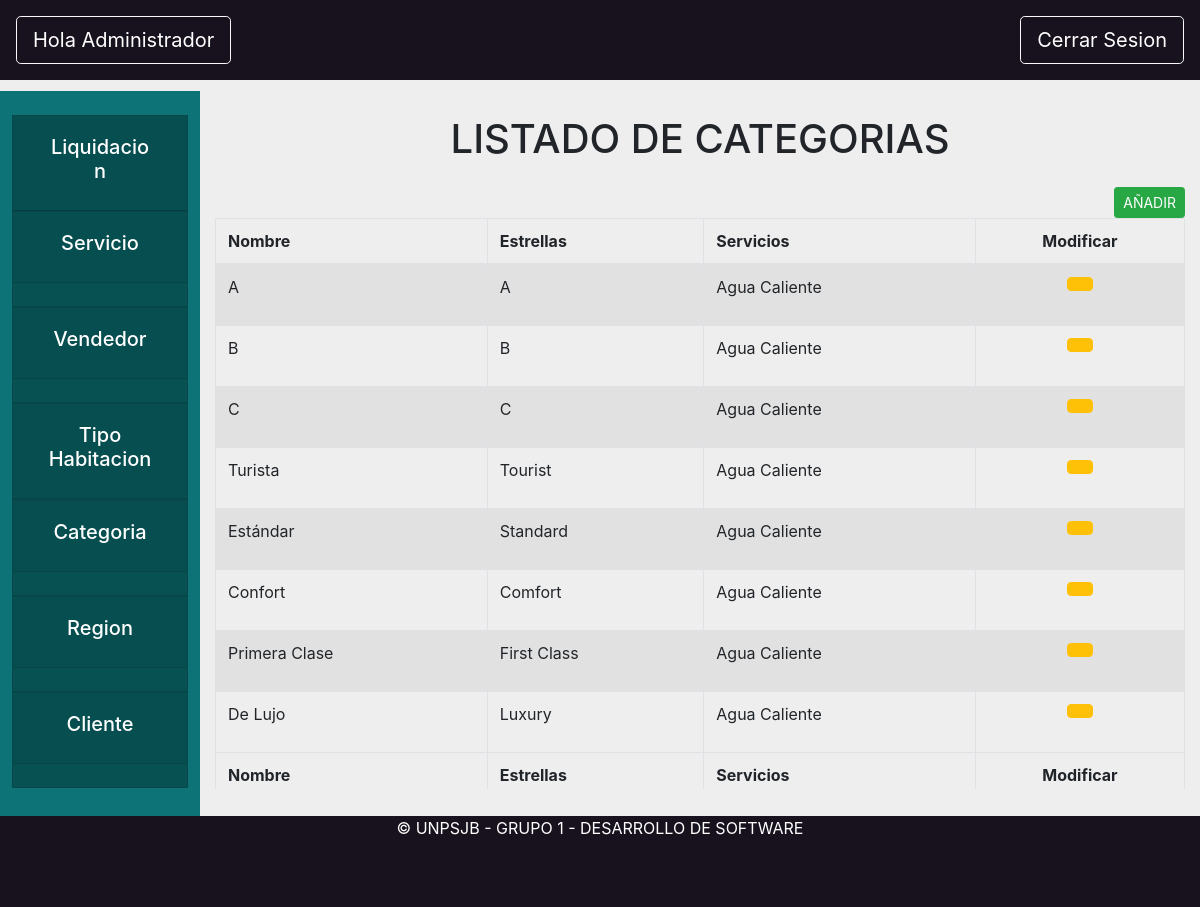
Page /core/categoria on the earlier database version.
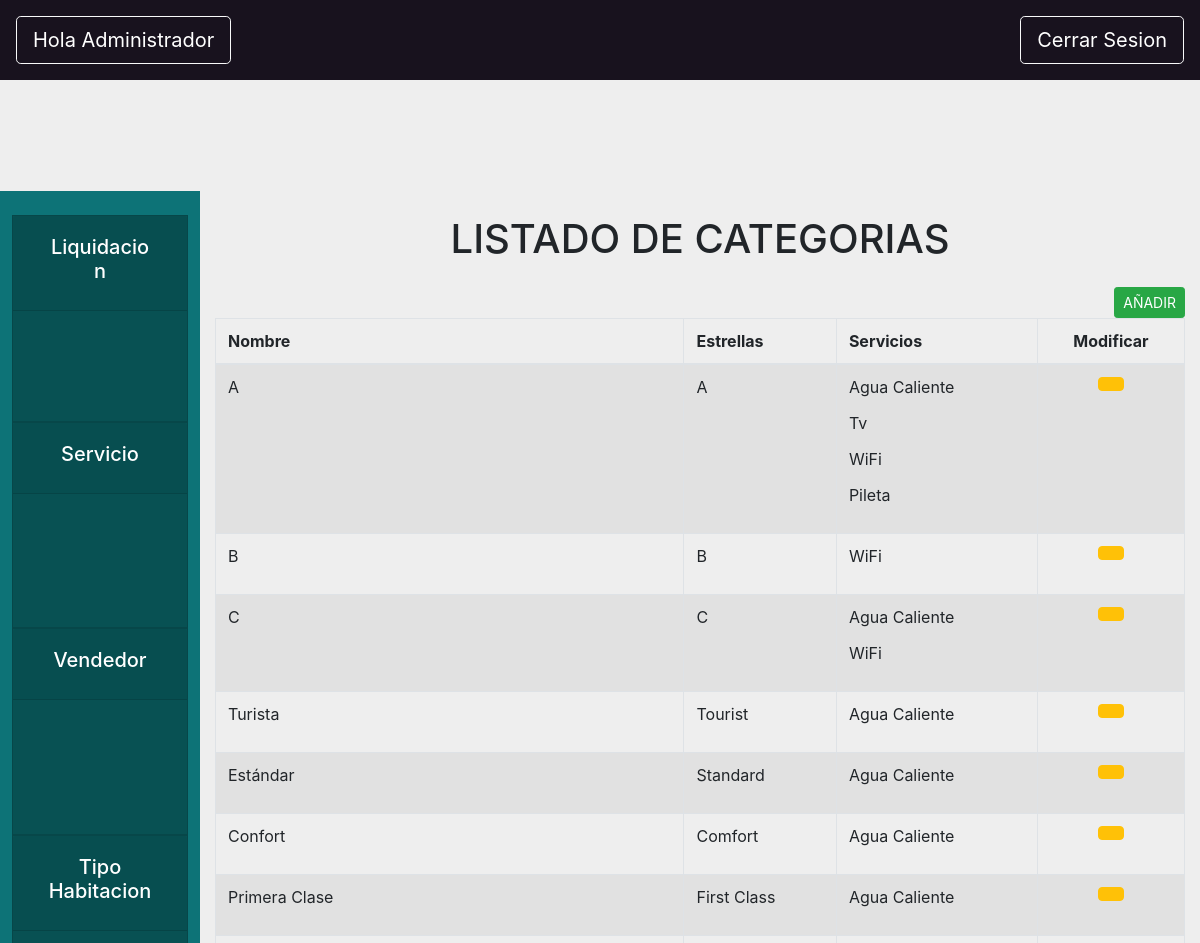
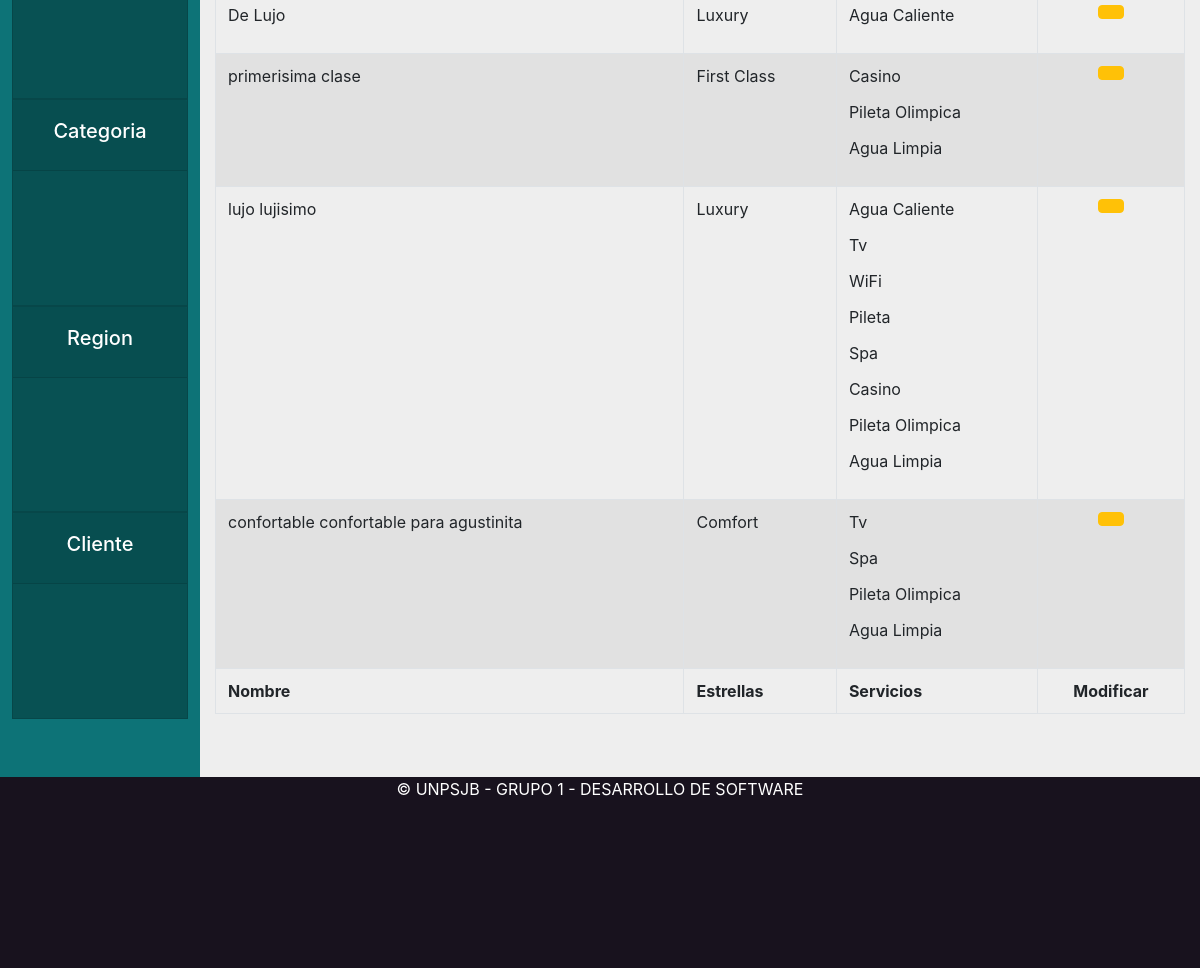
Same page on the later database version (2 pictures, top to bottom).
### core/models.py (models this page shows, shortened)
class Categoria(models.Model):
    ESTRELLA_A = 0
    ESTRELLA_B = 1
    ESTRELLA_C = 2
    ESTRELLA_1 = 3
    ESTRELLA_2 = 4
    ESTRELLA_3 = 5
    ESTRELLA_4 = 6
    ESTRELLA_5 = 7
    ESTRELLAS = (
        (ESTRELLA_A, "A"),
        (ESTRELLA_B, "B"),
        (ESTRELLA_C, "C"),
        (ESTRELLA_1, "Tourist"),
        (ESTRELLA_2, "Standard"),
        (ESTRELLA_3, "Comfort"),
        (ESTRELLA_4, "First Class"),
        (ESTRELLA_5, "Luxury"),
    )
    estrellas = models.PositiveSmallIntegerField(choices=ESTRELLAS)
    nombre = models.CharField(max_length=200)
    servicios = models.ManyToManyField(Servicio)
    def estrellasStr(self):
        return self.get_estrellas_display()
    def __str__(self):
        return self.nombre

class Servicio(models.Model):
    nombre = models.CharField(max_length=200)
    descripcion = models.CharField(max_length=800)

### core/views.py (the view)
# urls.py: path('categoria',views.categoria, name="categoria"),
def categoria(request):
    colCategorias=Categoria.objects.all()
    return render(request, "core/categoriaAdmin.html",{"colCategorias": colCategorias})

### core/templates/core/categoriaAdmin.html (shortened to what this page needs)
{% extends 'base/base_administrador.html'%}
{% load static %}
{% block content %}
<div class="formularioRegion" id="vistaLocalidades">
<center><h1 class="my-4">LISTADO DE CATEGORIAS</h1></center>
    <table id="example1" class="table table-striped table-bordered" style="width:100%">
        <thead>
            <tr>
                <button type="button" class="btn btn-success ml-4 float-right btn-sm" data-toggle="modal"
                    data-target="#crearCategoria"
                    onclick="abrir_modal('{% url 'core:modalCrearCategoria' %}','#crearCategoria');">
                    AÑADIR</button>
                <th>Nombre</th>
                <th>Estrellas</th>
                <th>Servicios</th>
                <th>
                    <Center>Modificar</Center>
                </th>
            </tr>
        </thead>
        <tbody>
            {% for categoria in colCategorias %}
            <tr>
                <td>{{categoria.nombre}}</td>
                <td>{{categoria.estrellasStr}}</td>
                <td> {% for servicioCat in categoria.servicios.all %}
                    <p>{{servicioCat.nombre}}</p>
                    {% endfor %}
                </td>
                <td>
                    <center>
                        <button type="button" class="btn btn-warning" data-toggle="modal"
                            data-target="#modificarCategoria"
                            onclick="abrir_modal('{% url 'core:modalModificarCategoria' categoria %}','#modificarCategoria');">
                        </button>
                    </center>
                </td>
            </tr>
            {% endfor %}
        </tbody>
        <tfoot>
            <tr>
                <th>Nombre</th>
                <th>Estrellas</th>
                <th>Servicios</th>
                <th>
                    <Center>Modificar</Center>
                </th>
            </tr>
        </tfoot>
    </table>
</div>
{% endblock content %}

Differences in the rows shown:
now on this page (row unchanged): Servicio: nombre "Tv"
now on this page (row unchanged): Servicio: nombre "WiFi"
now on this page (row unchanged): Servicio: nombre "Pileta"
changed Categoria (number 2 of 11 on the later page): loses Servicio (nombre "Agua Caliente")
added Categoria: nombre "primerisima clase", estrellasStr "First Class"
now on this page (row unchanged): Servicio: nombre "Casino"
now on this page (row unchanged): Servicio: nombre "Pileta Olimpica"
now on this page (row unchanged): Servicio: nombre "Agua Limpia"
added Categoria: nombre "lujo lujisimo", estrellasStr "Luxury", Servicio (nombre "Agua Caliente")
now on this page (row unchanged): Servicio: nombre "Spa"
added Categoria: nombre "confortable confortable para agustinita", estrellasStr "Comfort"
